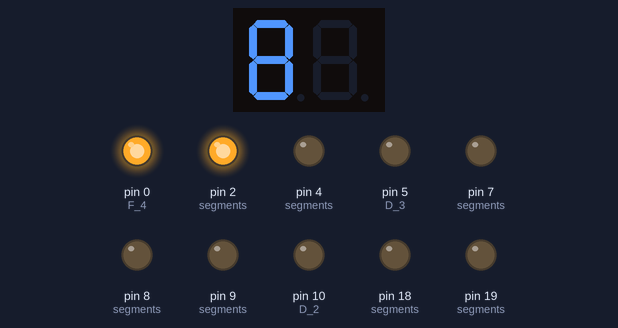
A program run on a simulated Arduino Nano, built with avr-gcc and run on an emulated ATmega328P. On the bench: 2-digit seven-segment display, output pins drawn as LEDs (lit = HIGH). Wiring (inferred from the names in the program): 2-digit 7-segment display, segments lit when LOW: segments pin 17, pin 16, pin 15, pin 14, pin 13, pin 12, pin 11; digit selects pin 3, pin 6. The segment pins are drawn as the display they are named for; pins used as bus, display or sensor lines are not drawn.

Above: at 0.75 s.
At 8.57 s:
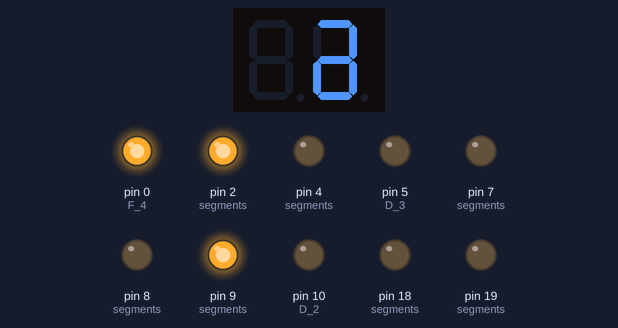
At 12.57 s:
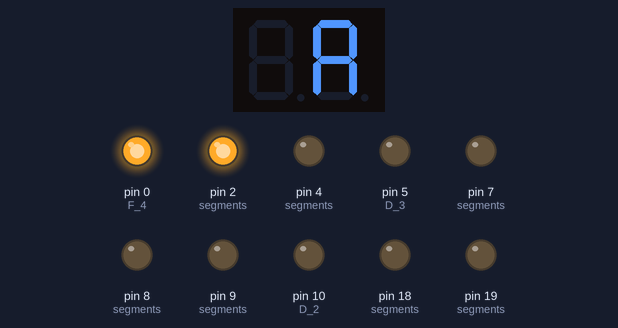
At 17.57 s:
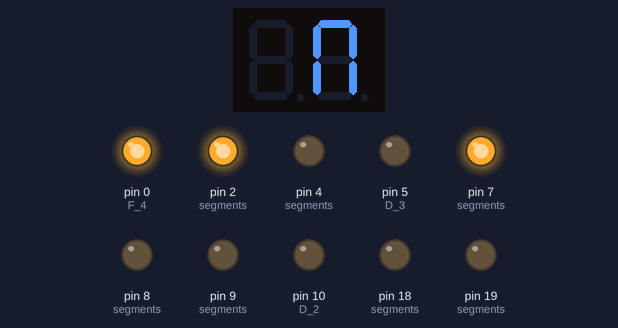
At 23.57 s:
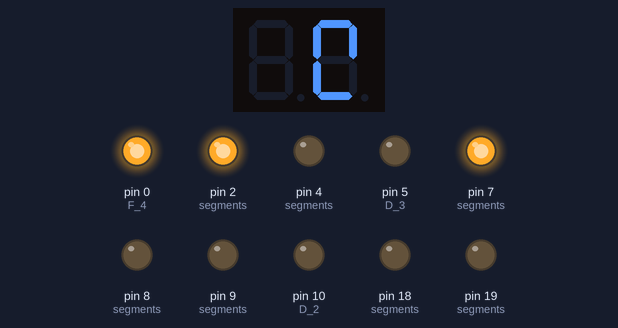
At 35.57 s:
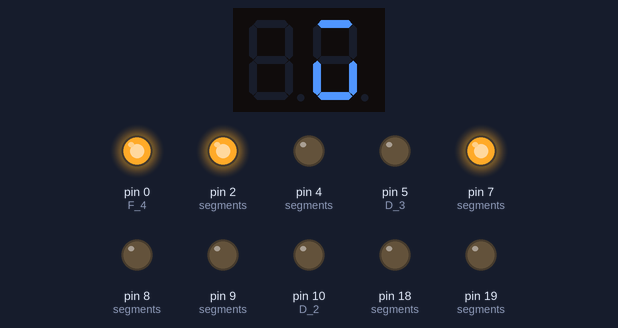
Timing chart, 0 to 40.0 s (numbered marks = the images above):
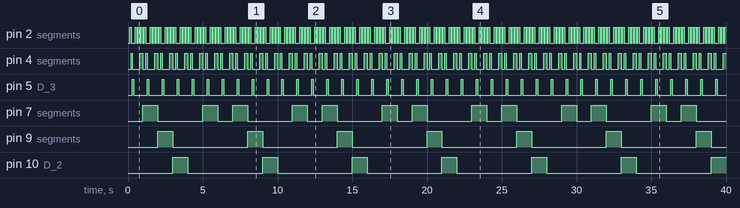

The program:

main.cpp
```cpp
#include <Arduino.h>

// Pin number where the LED is connected
const int F_4 = 0; //D0 pin
const int A_3 = 2; // D2
const int B_3 = 3; //D3
const int C_3 = 4; //D4
const int D_3 = 5; //D5
const int E_3 = 6; //D6

const int A_2 = 7; //D7
const int B_2 = 8; //D8
const int C_2 = 9; //D9
const int D_2 = 10; //D10
const int E_2 = 11; //D11

const int A_1 = 12; //D12
const int B_1 = 13; //D13
const int C_1 = 14; //A0
const int D_1 = 15; //A1
const int E_1 = 16; //A2

const int A_0 = 17; //A3
const int B_0 = 18; //A4
const int C_0 = 19; //A5
const int D_0 = 20; //A6
const int E_0 = 21; //A7
unsigned long previousMillis = 0;
const long interval = 100;

const int segments[4][5] = {
  {A_0, B_0, C_0, D_0, E_0}, // Quadrant 0
  {A_1, B_1, C_1, D_1, E_1}, // Quadrant 1
  {A_2, B_2, C_2, D_2, E_2}, // Quadrant 2
  {A_3, B_3, C_3, D_3, E_3}  // Quadrant 3
};


// Setup function runs once when you press reset or power the board
void setup() {
  // Set all pins as OUTPUT
  for (int i=0; i < sizeof(segments) / sizeof(segments[0]); i++){
    for (int j=0; j < sizeof segments[0] / sizeof segments[0][0]; j++){
      pinMode(segments[i][j], OUTPUT);
    }
  }
  pinMode(F_4, OUTPUT);

  digitalWrite(F_4, HIGH);
}

void clearNum(int quadrant){

  // Ensure the quadrant is within valid range
  if (quadrant == 9){
    // rows = sizeof array / sizeof array[0];
    for (int i=0; i < sizeof(segments) / sizeof(segments[0]); i++){
      for (int j=0; j < sizeof segments[0] / sizeof segments[0][0]; j++){
        digitalWrite(segments[i][j], LOW);
      }
    }
    return;
  }else if (quadrant < 0 || quadrant > 3){
    return;
  }

  // Get the pins for the specified quadrant
  int A = segments[quadrant][0];
  int B = segments[quadrant][1];
  int C = segments[quadrant][2];
  int D = segments[quadrant][3];
  int E = segments[quadrant][4];


  digitalWrite(A, LOW);
  digitalWrite(B, LOW);
  digitalWrite(C, LOW);
  digitalWrite(D, LOW);
  digitalWrite(E, LOW);
}


void writeNum(int number, int quadrant){
  // Ensure the quadrant is within valid range
  if (quadrant < 0 || quadrant > 3) return;

  // Get the pins for the specified quadrant
  int A = segments[quadrant][0];
  int B = segments[quadrant][1];
  int C = segments[quadrant][2];
  int D = segments[quadrant][3];
  int E = segments[quadrant][4];

  // Turn on the appropriate pins based on the number
  switch (number){
    case 0:
      break;
    case 1:
      digitalWrite(A, HIGH);
      break;
    case 2:
      digitalWrite(C, HIGH);
      break;
    case 3:
      digitalWrite(D, HIGH);
      break;
    case 4:
      digitalWrite(E, HIGH);
      break;
    case 5:
      digitalWrite(A, HIGH);
      digitalWrite(E, HIGH);
      break;
    case 6:
      digitalWrite(B, HIGH);
      break;
    case 7:
      digitalWrite(A, HIGH);
      digitalWrite(B, HIGH);
      break;
    case 8:
      digitalWrite(B, HIGH);
      digitalWrite(C, HIGH);
      break;
    case 9:
      digitalWrite(A, HIGH);
      digitalWrite(B, HIGH);
      digitalWrite(C, HIGH);
      break;
    default:
      break;
  }
}

void mainClock(){
  for (int q0 = 0; q0 <=2; q0++){
    clearNum(0);
    writeNum(q0, 0);
    for (int q1=0; q1 <= 9; q1++){
      clearNum(1);
      writeNum(q1, 1);
      if (q0 == 2 && q1 == 4) {
        break; //break out of q1 loop
      }
      for (int q2=0; q2 <= 5; q2++){
        clearNum(2);
        writeNum(q2, 2);
        for (int q3=0; q3 <= 9; q3++){
          unsigned long currentMillis = millis();
          previousMillis = currentMillis;
          clearNum(3);
          writeNum(q3, 3);
          while (currentMillis - previousMillis < interval) {
            currentMillis = millis();
          }
        }
      }

    }
    // if (q0 == 2) {
    //   break; //break out of q0 loop
    // }
  }
}


// Loop function runs over and over again forever
void loop() {
  // clearNum(9);
  // for (int i=0; i <= 9; i++){
  //   clearNum(3);
  //   writeNum(i,3);
  //   delay(1000);
  // }
  mainClock();
}
```

Measured:
- by itself, pin 2 (segments): repeats every 1.0 s: LOW 0.30 s, 3 × (HIGH 0.10 s, LOW 0.10 s), HIGH 0.10 s
- by itself, pin 4 (segments): repeats every 1.0 s: LOW 0.50 s, HIGH 0.20 s, LOW 0.20 s, HIGH 0.10 s
- by itself, pin 5 (D_3): alternates HIGH for 0.10 s and LOW for 0.90 s
- by itself, pin 7 (segments): repeats every 6.0 s: LOW 3.0 s, HIGH 1.0 s, LOW 1.0 s, HIGH 1.0 s
- by itself, pin 9 (segments), pin 10 (D_2): alternates HIGH for 1.0 s and LOW for 5.0 s
- what the display in image 0 shows lasts 0.4 s, from 0.7 s to 1.1 s
